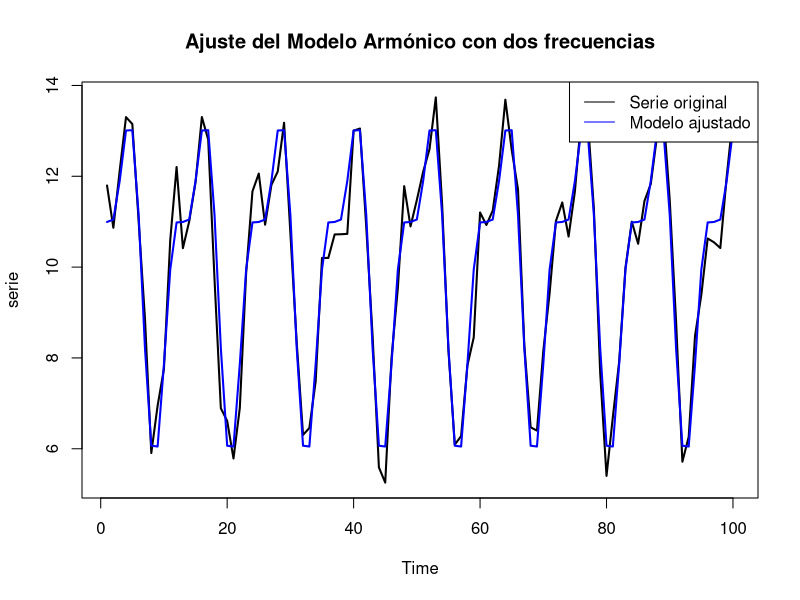

Generate this figure with R:
# 1. Simular la serie como la que vimos en Python
set.seed(42)
t <- 1:100
mu <- 10
A1 <- 3
A2 <- 1.5
omega1 <- 2 * pi / 12
omega2 <- 2 * pi / 6
theta1 <- 0
theta2 <- pi / 4

z <- mu + A1 * sin(omega1 * t + theta1) + A2 * cos(omega2 * t + theta2) + rnorm(length(t), mean = 0, sd = 0.5)

# 2. Crear las variables armónicas
harmonicos <- data.frame(
  t = t,
  y = z,
  sin1 = sin(omega1 * t),
  cos1 = cos(omega1 * t),
  sin2 = sin(omega2 * t),
  cos2 = cos(omega2 * t)
)

# 3. Ajustar el modelo lineal
modelo <- lm(y ~ sin1 + cos1 + sin2 + cos2, data = harmonicos)

# 4. Ver el resumen del modelo
summary(modelo)

# 5. Graficar el ajuste
ajuste <- ts(fitted(modelo))
serie <- ts(z)

plot(serie, type = "l", col = "black", lwd = 2, main = "Ajuste del Modelo Armónico con dos frecuencias")
lines(ajuste, col = "blue", lwd = 2)
legend("topright", legend = c("Serie original", "Modelo ajustado"), col = c("black", "blue"), lty = 1)
